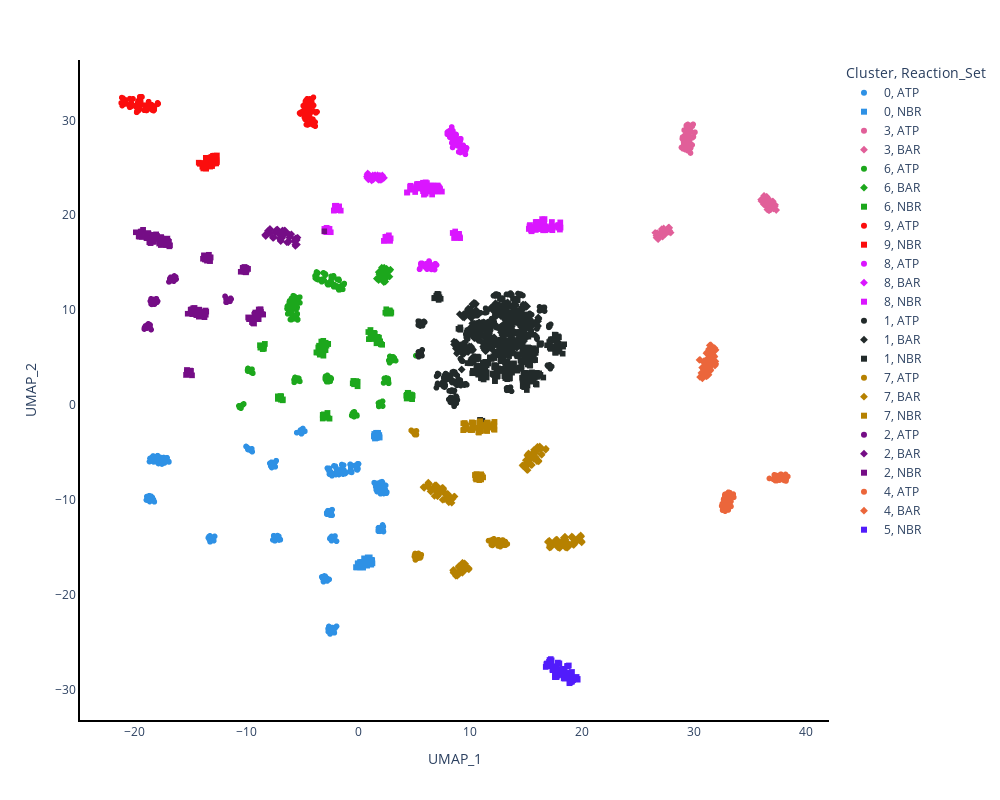

The cell this chart's notebook holds for it:
### Code cell
umap_df["Cluster"] = umap_df["Cluster"].astype(str)

fig = px.scatter(umap_df,
                 x="UMAP_1", y="UMAP_2",
                 color='Cluster',
                 symbol='Reaction_Set',
                 hover_data=['Subsystem', 'Condition'],
                 color_discrete_sequence=px.colors.qualitative.Dark24)

fig.update_layout(plot_bgcolor= 'white',
                  width = 1000,
                  height = 800)

fig.update_traces(marker_size=6)
fig.update_xaxes(showline=True, linewidth=2, linecolor='black')
fig.update_yaxes(showline=True, linewidth=2, linecolor='black')

fig.show()
